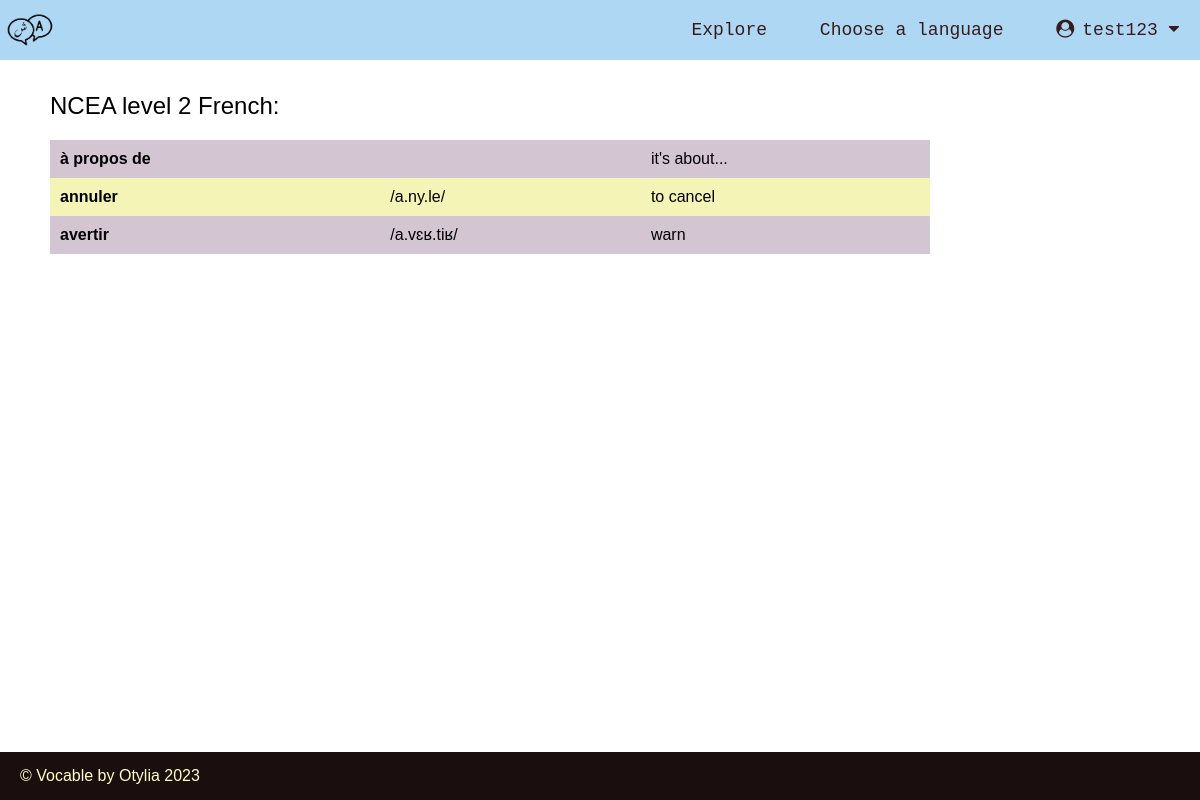
Page /viewwords.php?idlist=46 (signed in) on the committed database.
### tables this page shows
CREATE TABLE `lists` (
  `idlist` int(11) NOT NULL,
  `listname` varchar(255) NOT NULL,
  `iduser_lang` int(11) DEFAULT NULL,
  `level` varchar(64) NOT NULL,
  `public` tinyint(4) NOT NULL
);

CREATE TABLE `vocab` (
  `idword` int(11) NOT NULL,
  `idlist` int(11) DEFAULT NULL,
  `wordTL` varchar(255) NOT NULL,
  `translation` varchar(255) NOT NULL,
  `pronunciation` varchar(255) DEFAULT NULL
);

### viewwords.php (the view, shortened to what this page needs)
<!DOCTYPE html>
<html lang="en">
<?php
require_once("./includes/connlocal.inc");
if (isset($_GET['idlist'])) {
$idlist = $_GET['idlist'];
$q_list="SELECT listname FROM lists WHERE idlist = $idlist";
$r_list= @mysqli_query ($conn, $q_list);
$row1 = mysqli_fetch_array($r_list, MYSQLI_ASSOC);
$listname = $row1['listname'];}
else {
    header("Location: home.php");
}
?>
<head>
    <link rel="stylesheet" type="text/css" href="./includes/style.css">
    <link rel="stylesheet" href="https://cdnjs.cloudflare.com/ajax/libs/font-awesome/4.7.0/css/font-awesome.min.css">
</head>
<?php
include_once("./includes/nav.php");
$q_vocab="SELECT wordTL, translation, pronunciation FROM vocab WHERE idlist = $idlist";
$r_vocab= @mysqli_query ($conn, $q_vocab);
?>
<body>
<div class="content">
<?php
if (mysqli_num_rows($r_vocab) > 0) {
    echo '<h2>' . $listname . ':</h2>';
    echo '<table class="vocab-table">';
    while ($row = mysqli_fetch_array($r_vocab, MYSQLI_ASSOC)) {
        echo '<tr>';
        echo '<td style="font-weight:bold;">' . $row['wordTL'] . '</td>';
        echo '<td>' . $row['pronunciation'] . '</td>';
        echo '<td>' . $row['translation'] . '</td>';
        echo '</tr>';}
    echo '</table>';}
else {
echo "<p>The person who made this list has no entries... Sorry! Come back another time.</p>";}
?>
</div>
<footer>
    <p>&copy; Vocable by Otylia 2023</p>
</footer>
</body>
</html>

### includes/style.css (style rules this page uses)
* { margin: 0; padding: 0; box-sizing: border-box; scroll-behavior: smooth; }
html { margin: 0px; height: 100%; overflow-x: hidden; font-family: Verdana, Geneva, Tahoma, sans-serif; }
body { margin: 0; padding: 0; display: flex; flex-direction: column; min-height: 100vh; background-color: #fff; }
.content { padding-bottom: 2rem; padding: 50px; padding-top: 2rem; margin-top: 60px; }
p { margin-top: 10px; }
h2 { font-weight: lighter; }
.vocab-table { width: 80%; border-collapse: collapse; margin-top: 20px; }
.vocab-table td, .vocab-table th { border: none; padding: 10px; }
.vocab-table tr:nth-child(even) { background-color: #f4f4b6; }
.vocab-table tr:nth-child(odd) { background-color: #D3C5D2; }
footer { background-color: #1B0E0E; color: #FFFFC7; padding: 20px; width: 100%; height: 3rem; margin-top: auto; align-items: center; display: flex; }
footer p { margin: 0; }

### rows in the picture
lists: listname "NCEA level 2 French"
vocab: wordTL "à propos de", translation "it's about..."
vocab: wordTL "annuler", pronunciation "/a.ny.le/", translation "to cancel"
vocab: wordTL "avertir", pronunciation "/a.vɛʁ.tiʁ/", translation "warn"

### other values in the picture
$_SESSION['username'] "test123"
